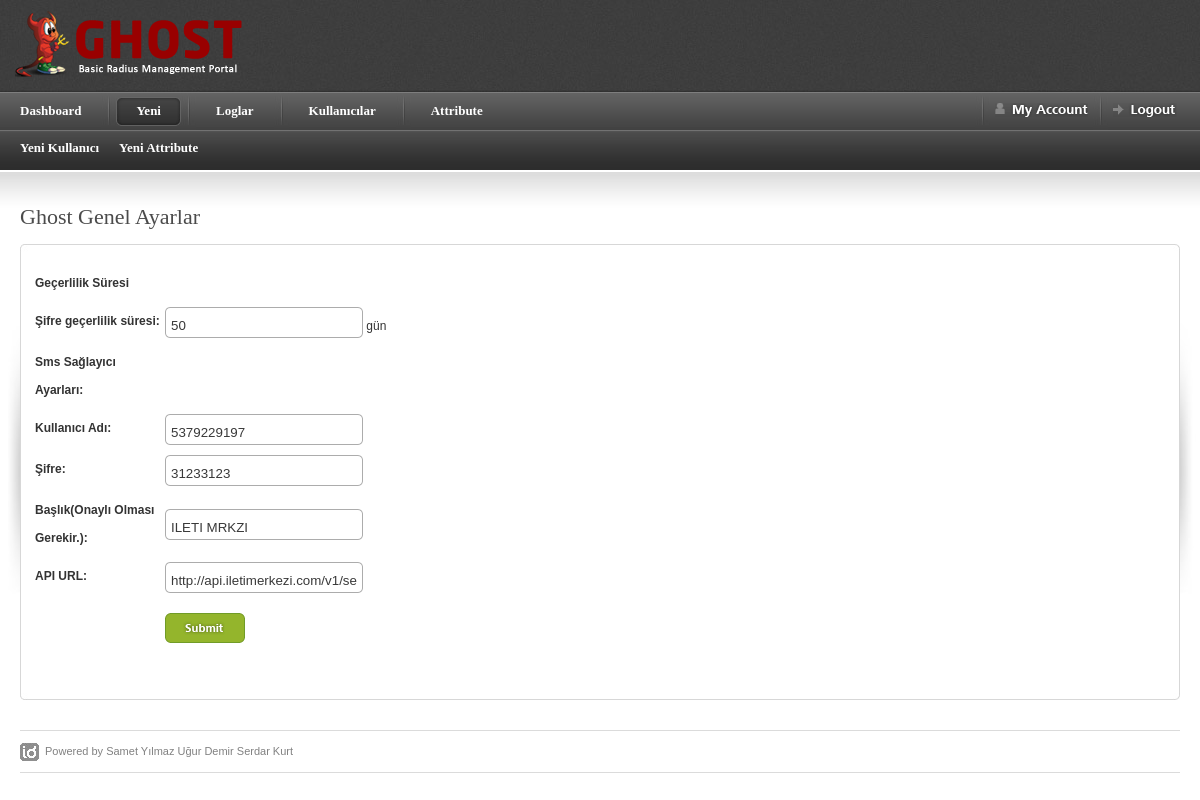
The app's page /ghostadmin/Settings.php?id=general (signed in), older data.
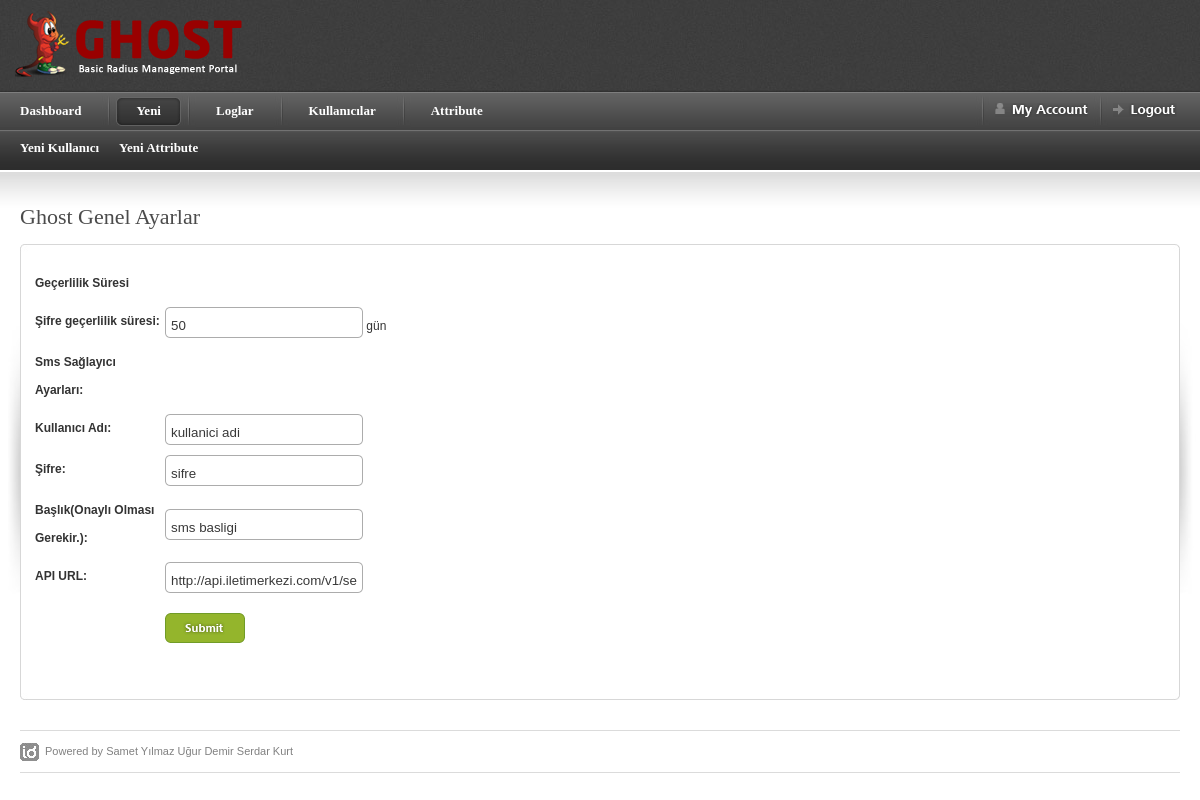
The same page, newer data.
### tables this page shows
CREATE TABLE IF NOT EXISTS `ghost_settings` (
  `id` int(11) NOT NULL AUTO_INCREMENT,
  `dayssms` text NOT NULL,
  `passwordexptime` text NOT NULL,
  `smsuser` text NOT NULL,
  `smspass` text NOT NULL,
  `smsno` text NOT NULL,
  `apiurl` text NOT NULL,
  PRIMARY KEY (`id`)
);

### ghostadmin/Settings.php (the view, shortened to what this page needs)
<?php
 if ($_SESSION['username'] == "") {
header("location:Message.php?id=Yetki");
}
else {
$id = !empty($_GET['id']) ? ($_GET['id']) : null;
{
?>
	<?php
} if($id == "general"){
               ?>
	<?php
require_once ("inc/header.php");
$sql = mysqli_query($baglan,"SELECT * FROM ghost_settings");
while($row=mysqli_fetch_array($sql)) {
$passwordexptime = $row["passwordexptime"];
$smsuser = $row["smsuser"];
$smspass = $row["smspass"];
$smsno = $row["smsno"];
$apiurl = $row["apiurl"];
  }
?>
<div id="content-outer">
<div id="content">
<div id="page-heading"><h1>Ghost Genel Ayarlar</h1></div>
<table border="0" width="100%" cellpadding="0" cellspacing="0" id="content-table">
<tr>
	<th rowspan="3" class="sized"><img src="images/shared/side_shadowleft.jpg" width="20" height="300" alt="" /></th>
	<th class="topleft"></th>
	<td id="tbl-border-top">&nbsp;</td>
	<th class="topright"></th>
	<th rowspan="3" class="sized"><img src="images/shared/side_shadowright.jpg" width="20" height="300" alt="" /></th>
</tr>
<tr>
	<td id="tbl-border-left"></td>
	<td>
	<div id="content-table-inner">
	<table border="0" width="100%" cellpadding="0" cellspacing="0">
	<tr valign="top">
	<td>
		<form action="Save.php?id=Settings" method="POST" >
		<table width="600" border="0" cellpadding="0" cellspacing="0"  id="id-form">
  <th width="394" valign="top">Geçerlilik Süresi</th>
			<tr>
			<th valign="top">Şifre geçerlilik süresi:</th>
			<td><input type="text" name="passwordexptime" value="<?=$passwordexptime;?>"  class="inp-form" />
			  gün</td>
		</tr>
	  <th valign="top">Sms Sağlayıcı Ayarları:</th>
					<tr>
			<th valign="top">Kullanıcı Adı:</th>
			<td><input type="text" name="smsuser" value="<?=$smsuser;?>"  class="inp-form" /></td>
		</tr>
						<tr>
			<th valign="top">Şifre:</th>
			<td><input type="text" name="smspass" value="<?=$smspass;?>"  class="inp-form" /></td>
		</tr>
<tr>
			<th valign="top">Başlık(Onaylı Olması Gerekir.):</th>
			<td><input type="text" name="smsno" value="<?=$smsno;?>"  class="inp-form" /></td>
		</tr>
				<tr>
			<th valign="top">API URL:</th>
			<td><input type="text" name="apiurl" value="<?=$apiurl;?>"  class="inp-form" /></td>
		</tr>
		<tr>
		<td></td>
	</tr>
	<tr>
		<th>&nbsp;</th>
		<td valign="top">
			<input type="submit"  class="form-submit" />
		</td>
	</tr>
	</table>
</form>
	</td>
</tr>
<tr>
<td><img src="images/shared/blank.gif" width="695" height="1" alt="blank" /></td>
</tr>
</table>
</div>
</td>
<td id="tbl-border-right"></td>
</tr>
<tr>
	<th class="sized bottomleft"></th>
	<td id="tbl-border-bottom">&nbsp;</td>
	<th class="sized bottomright"></th>
</tr>
</table>
</div>
</div>
<?php
require_once ("inc/footer.php");
?>
	<?php
} if($id == "password"){
   ?>
<?php
require_once ("inc/header.php");
$sql = mysqli_query($baglan,"SELECT * FROM ghost_users");
while($row=mysqli_fetch_array($sql)) {
$username = $row["username"];
$password = $row["password"];
  }
?>
<div id="content-outer">
<div id="content">
<div id="page-heading"><h1>Ghost Yönetici Bilgileri</h1></div>
<table border="0" width="100%" cellpadding="0" cellspacing="0" id="content-table">
<tr>
	<th rowspan="3" class="sized"><img src="images/shared/side_shadowleft.jpg" width="20" height="300" alt="" /></th>
	<th class="topleft"></th>
	<td id="tbl-border-top">&nbsp;</td>
	<th class="topright"></th>
	<th rowspan="3" class="sized"><img src="images/shared/side_shadowright.jpg" width="20" height="300" alt="" /></th>
</tr>
<tr>
	<td id="tbl-border-left"></td>
	<td>
	<div id="content-table-inner">
	<table border="0" width="100%" cellpadding="0" cellspacing="0">
	<tr valign="top">
	<td>
		<form action="Save.php?id=Password" method="POST" >
		<table border="0" cellpadding="0" cellspacing="0"  id="id-form">
		<tr>
			<th valign="top">Kullanıcı Adınız:</th>
			<td><input type="text" name="username" value="<?=$username;?>" class="inp-form" /></td>
			<td></td>
		</tr>
		<tr>
			<th valign="top">Şifreniz:</th>
			<td><input type="text" name="password" value="<?=$password;?>"  class="inp-form" /></td>
			<td></td>
		</tr>
		<tr>
		<td></td>
	</tr>
	<tr>
		<th>&nbsp;</th>
		<td valign="top">
			<input type="submit"  class="form-submit" />
		</td>
		<td></td>
	</tr>
	</table>
</form>
	</td>
	<td>
</td>
</tr>
<tr>
<td><img src="images/shared/blank.gif" width="695" height="1" alt="blank" /></td>
<td></td>
</tr>
</table>
<div class="clear"></div>
</div>
</td>
<td id="tbl-border-right"></td>
</tr>
<tr>
	<th class="sized bottomleft"></th>
	<td id="tbl-border-bottom">&nbsp;</td>
	<th class="sized bottomright"></th>
</tr>
</table>
<div class="clear">&nbsp;</div>
</div>
<div class="clear">&nbsp;</div>
</div>
<div class="clear">&nbsp;</div>
<?php
require_once ("inc/footer.php");
?>
     <?php
} if($id == "thanks"){
               ?>
	<?php
require_once ("inc/header.php");
?>
<div id="content-outer">
<div id="content">
<div id="page-heading"><h1>Teşekkürler</h1></div>
<table border="0" width="100%" cellpadding="0" cellspacing="0" id="content-table">
<tr>
	<th rowspan="3" class="sized"><img src="images/shared/side_shadowleft.jpg" width="20" height="300" alt="" /></th>
	<th class="topleft"></th>
	<td id="tbl-border-top">&nbsp;</td>
	<th class="topright"></th>
	<th rowspan="3" class="sized"><img src="images/shared/side_shadowright.jpg" width="20" height="300" alt="" /></th>
</tr>
<tr>
	<td id="tbl-border-left"></td>
	<td>
	<div id="content-table-inner">
	<table border="0" width="100%" cellpadding="0" cellspacing="0">
	<tr valign="top">
	<td>
		<p>Merhaba ; </p>
		<p>&nbsp;</p>
		<p>Ghost'u geliştirdim çünkü buna ihtiyac vardı. Ücretsiz olarak dağıtıyorum çünkü PFSense gibi bir ürünün bizlerle ücretsiz paylaşan insanlarla aynı düşüncedeyiz. Belki yaptığımız çok iyi bir yazılım değil ama sonuç itibariyle üzerine emek verilmiş ve ortaya çıkan bu emeğin karşılığında bir hayır duası etmeniz kafidir.</p>
		<p>&nbsp;</p>
		<p>Yazılımı istediğiniz gibi değiştirebilir,düzenleyebilir,satabilir ve geliştirirseniz bizimlede paylaşırsanız seviniriz.</p>
		<p>&nbsp;</p>
		<p>Yazılımı yazarken vazgeçmemem için hayat arkadaşım Özlem Özer'e teşekkür ediyorum.</p>
		<p>&nbsp;</p>
		<p>Böyle bir ürünün ortaya çıkmasına vesile olan Uğur Demir (ugurdemir.net) abime ayrıca teşekkür ediyorum.</p>
		<p>&nbsp;</p>
		<p>Ürün hakkında bize yol göstermek adına verdiği bilgiler için Özgür Kalkavan (hoscakal) abime teşekkür ederim.</p>
		<p>&nbsp;</p>
		<p>Ürünü kullanıp dua eden bütün PFSense kullanıcılarına teşekkürlerimi sunuyorum.</p>
		<p>&nbsp;</p>
		<p>23 Yaşındayım ve bana büyük destek olan, benim için dönüm noktası olan Network Akademi, Bülent Gür hocama sevgilerimi iletiyorum.</p>
		<p>&nbsp;</p>
		<p>Ne kadar çok teşekkür ettik ! Unuttuğumuz birileri varsa affola onlarada çok teşekkürler.<br />
		  <br />
		  Samet YILMAZ -
        www.sametyilmaz.com.tr 05.02.2014 (Lise Terk,Diplomasız,Microsoft Sertifikasız,Linux Sertifikasız,Sistem Mühendisi ha birde askerim ! :) )</p>
		<p>&nbsp;</p>
		<p>&nbsp;</p></td>
	<td>
</td>
</tr>
<tr>
<td><img src="images/shared/blank.gif" width="695" height="1" alt="blank" /></td>
<td></td>
</tr>
</table>
<div class="clear"></div>
</div>
</td>
<td id="tbl-border-right"></td>
</tr>
<tr>
	<th class="sized bottomleft"></th>
	<td id="tbl-border-bottom">&nbsp;</td>
	<th class="sized bottomright"></th>
</tr>
</table>
<div class="clear">&nbsp;</div>
</div>
<div class="clear">&nbsp;</div>
</div>
<div class="clear">&nbsp;</div>
<?php
require_once ("inc/footer.php");
?>
		   <?php
                        }
                        }
?>

### ghostadmin/inc/header.php (shortened to what this page needs)
<?php
 if ($_SESSION['username'] == "") {
header("location:Login.php");
}
else {
?>
<!DOCTYPE html PUBLIC "-//W3C//DTD XHTML 1.0 Strict//EN" "http://www.w3.org/TR/xhtml1/DTD/xhtml1-strict.dtd">
<html xmlns="http://www.w3.org/1999/xhtml">
<head>
<link rel="stylesheet" href="css/screen.css" type="text/css" media="screen" title="default" />
<link rel="stylesheet" href="css/datePicker.css" type="text/css" />
</head>
<body>
<?php require_once ("inc/menu.php"); ?>
  <?php } ?>

### ghostadmin/inc/menu.php (shortened to what this page needs)
<div id="page-top-outer">
<div id="page-top">
	<div id="logo">
	<a href="index.php"><img src="images/shared/logo.png" width="232" height="71" alt="" /></a>
	</div>
</div>
</div>
<div class="nav-outer-repeat">
<div class="nav-outer">
		<div id="nav-right">
			<div class="nav-divider">&nbsp;</div>
			<div class="showhide-account"><img src="images/shared/nav/nav_myaccount.gif" width="93" height="14" alt="" /></div>
			<div class="nav-divider">&nbsp;</div>
			<a href="Message.php?id=Logout" id="logout"><img src="images/shared/nav/nav_logout.gif" width="64" height="14" alt="" /></a>
		</div>
		<div class="nav">
		<div class="table">
		<ul class="select"><li><a href="index.php"><b>Dashboard</b></a>
		</li>
		</ul>
		<div class="nav-divider">&nbsp;</div>
		<ul class="current"><li><a href="#nogo"><b>Yeni</b></a>
		<div class="select_sub show">
			<ul class="sub">
					<li><a href="New.php?id=useradd">Yeni Kullanıcı</a></li>
				<li><a href="New.php?id=attribute">Yeni Attribute</a></li>
			</ul>
		</div>
		</li>
		</ul>
		<div class="nav-divider">&nbsp;</div>
		<ul class="select"><li><a href="#nogo"><b>Loglar</b></a>
		</li>
		</ul>
		<div class="nav-divider">&nbsp;</div>
		<ul class="select"><li><a href="#nogo"><b>Kullanıcılar</b></a>
		</li>
		</ul>
				<div class="nav-divider">&nbsp;</div>
		<ul class="select"><li><a href="#nogo"><b>Attribute</b></a>
		</li>
		</ul>
		</div>
		</div>
</div>
</div>

### ghostadmin/inc/footer.php (shortened to what this page needs)
<div id="footer-left">
	Powered by <a href="http://www.sametyilmaz.com.tr">Samet Yılmaz</a> <a href="http://www.ugurdemir.net">Uğur Demir</a> <a href="http://www.serdarkurt.com.tr">Serdar Kurt</a></div>
</body>
</html>

Row changes from the older to the newer data that the page shows:
changed ghost_settings "http://api.iletimerkezi.com/v1/send-sms": smsuser "5379229197" → "kullanici adi"; smspass "31233123" → "sifre"; smsno "ILETI MRKZI" → "sms basligi"
